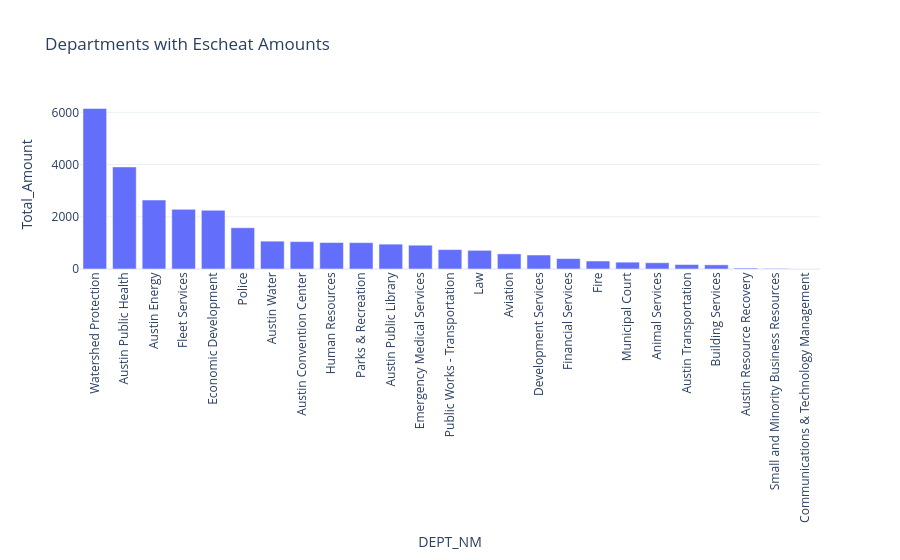

Notebook code for this chart:
### Markdown cell above
#### For clear visualisation of Escheat data in this analysis.

### Code cell
# Filter Escheat only
escheat_df = full_status_summary[full_status_summary['CVL_CHK_STA_DV'] == 'Escheat']

fig = px.bar(
    escheat_df,
    x='DEPT_NM',
    y='Total_Amount',
    title="Departments with Escheat Amounts",
    template="plotly_white"
)
fig.update_layout(xaxis_tickangle=-90)
fig.show()

### Figure 1 — Plotly figure (JSON) as saved in the notebook; plotly's stock layout.template omitted (floating-point values rounded to 4 significant figures)
{"data": [{"hovertemplate": "DEPT_NM=%{x}<br>Total_Amount=%{y}<extra></extra>", "legendgroup": "", "marker": {"color": "#636efa", "pattern": {"shape": ""}}, "name": "", "orientation": "v", "showlegend": false, "textposition": "auto", "type": "bar", "x": ["Watershed Protection", "Austin Public Health", "Austin Energy", "Fleet Services", "Economic Development", "Police", "Austin Water", "Austin Convention Center", "Human Resources", "Parks & Recreation", "Austin Public Library", "Emergency Medical Services", "Public Works - Transportation", "Law", "Aviation", "Development Services", "Financial Services", "Fire", "Municipal Court", "Animal Services", "Austin Transportation", "Building Services", "Austin Resource Recovery", "Small and Minority Business Resources", "Communications & Technology Management"], "xaxis": "x", "y": [6149.0, 3910.0, 2642.0, 2286.0, 2250.0, 1579.0, 1066.0, 1050.0, 1014.0, 1010.0, 952.3, 911.6, 744.4, 715.0, 580.0, 535.5, 400.0, 307.0, 262.0, 240.0, 171.8, 160.0, 37.25, 21.82, 0.08], "yaxis": "y"}], "layout": {"barmode": "relative", "legend": {"tracegroupgap": 0}, "title": {"text": "Departments with Escheat Amounts"}, "xaxis": {"anchor": "y", "domain": [0, 1], "tickangle": -90, "title": {"text": "DEPT_NM"}}, "yaxis": {"anchor": "x", "domain": [0, 1], "title": {"text": "Total_Amount"}}}}
